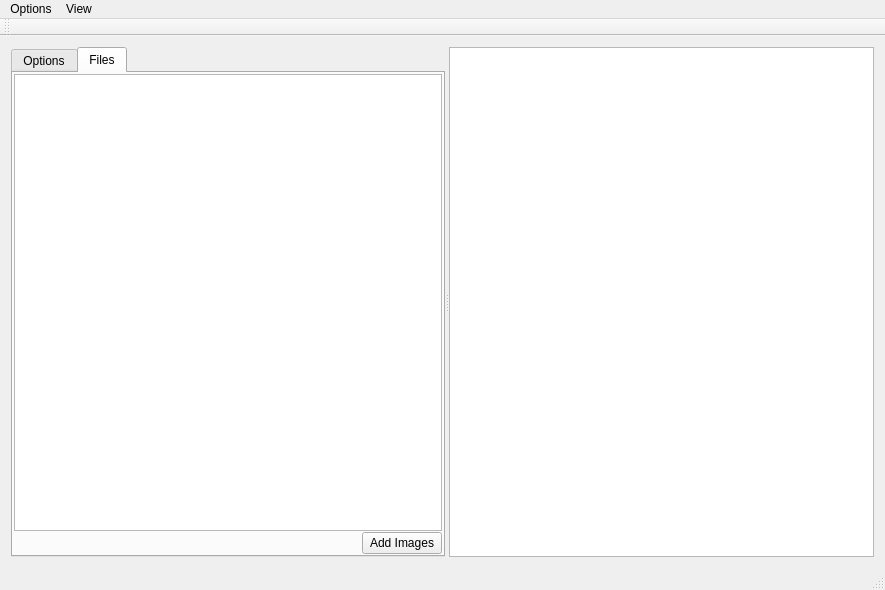
<?xml version="1.0" encoding="UTF-8"?>
<ui version="4.0">
 <class>MainWindow</class>
 <widget class="QMainWindow" name="MainWindow">
  <property name="geometry">
   <rect>
    <x>0</x>
    <y>0</y>
    <width>885</width>
    <height>590</height>
   </rect>
  </property>
  <property name="sizePolicy">
   <sizepolicy hsizetype="Preferred" vsizetype="Preferred">
    <horstretch>0</horstretch>
    <verstretch>0</verstretch>
   </sizepolicy>
  </property>
  <property name="windowTitle">
   <string>MainWindow</string>
  </property>
  <widget class="QWidget" name="centralWidget">
   <layout class="QGridLayout" name="gridLayout">
    <item row="0" column="0">
     <widget class="QSplitter" name="splitter">
      <property name="orientation">
       <enum>Qt::Horizontal</enum>
      </property>
      <widget class="QTabWidget" name="tabWidget">
       <property name="sizePolicy">
        <sizepolicy hsizetype="Minimum" vsizetype="Expanding">
         <horstretch>0</horstretch>
         <verstretch>0</verstretch>
        </sizepolicy>
       </property>
       <property name="tabPosition">
        <enum>QTabWidget::North</enum>
       </property>
       <property name="currentIndex">
        <number>1</number>
       </property>
       <widget class="QWidget" name="optionsTab">
        <property name="sizePolicy">
         <sizepolicy hsizetype="Minimum" vsizetype="Preferred">
          <horstretch>0</horstretch>
          <verstretch>0</verstretch>
         </sizepolicy>
        </property>
        <attribute name="title">
         <string>Options</string>
        </attribute>
        <widget class="QLabel" name="blockSizeLabel">
         <property name="geometry">
          <rect>
           <x>94</x>
           <y>6</y>
           <width>140</width>
           <height>16</height>
          </rect>
         </property>
         <property name="minimumSize">
          <size>
           <width>140</width>
           <height>0</height>
          </size>
         </property>
         <property name="maximumSize">
          <size>
           <width>140</width>
           <height>16777215</height>
          </size>
         </property>
         <property name="text">
          <string>Block size: 20</string>
         </property>
        </widget>
        <widget class="QSlider" name="blockSizeSlider">
         <property name="geometry">
          <rect>
           <x>6</x>
           <y>6</y>
           <width>84</width>
           <height>23</height>
          </rect>
         </property>
         <property name="minimum">
          <number>2</number>
         </property>
         <property name="maximum">
          <number>100</number>
         </property>
         <property name="value">
          <number>20</number>
         </property>
         <property name="orientation">
          <enum>Qt::Horizontal</enum>
         </property>
        </widget>
        <widget class="QLabel" name="searchWindowLabel">
         <property name="geometry">
          <rect>
           <x>94</x>
           <y>33</y>
           <width>140</width>
           <height>16</height>
          </rect>
         </property>
         <property name="minimumSize">
          <size>
           <width>140</width>
           <height>0</height>
          </size>
         </property>
         <property name="maximumSize">
          <size>
           <width>140</width>
           <height>16777215</height>
          </size>
         </property>
         <property name="text">
          <string>Search window size: 60</string>
         </property>
        </widget>
        <widget class="QSlider" name="searchWindowSlider">
         <property name="geometry">
          <rect>
           <x>6</x>
           <y>33</y>
           <width>84</width>
           <height>23</height>
          </rect>
         </property>
         <property name="minimum">
          <number>30</number>
         </property>
         <property name="maximum">
          <number>300</number>
         </property>
         <property name="value">
          <number>60</number>
         </property>
         <property name="orientation">
          <enum>Qt::Horizontal</enum>
         </property>
        </widget>
        <widget class="QWidget" name="layoutWidget">
         <property name="geometry">
          <rect>
           <x>20</x>
           <y>60</y>
           <width>208</width>
           <height>24</height>
          </rect>
         </property>
         <layout class="QHBoxLayout" name="horizontalLayout_2">
          <item>
           <widget class="QCheckBox" name="coeficientCheck">
            <property name="text">
             <string>Use Coeficient</string>
            </property>
           </widget>
          </item>
          <item>
           <widget class="QLineEdit" name="coeficientInput">
            <property name="enabled">
             <bool>false</bool>
            </property>
            <property name="frame">
             <bool>true</bool>
            </property>
           </widget>
          </item>
         </layout>
        </widget>
       </widget>
       <widget class="QWidget" name="filesTab">
        <property name="sizePolicy">
         <sizepolicy hsizetype="Minimum" vsizetype="Preferred">
          <horstretch>0</horstretch>
          <verstretch>0</verstretch>
         </sizepolicy>
        </property>
        <attribute name="title">
         <string>Files</string>
        </attribute>
        <layout class="QGridLayout" name="gridLayout_3">
         <property name="margin">
          <number>1</number>
         </property>
         <property name="spacing">
          <number>1</number>
         </property>
         <item row="1" column="0">
          <layout class="QHBoxLayout" name="horizontalLayout">
           <item>
            <spacer name="horizontalSpacer">
             <property name="orientation">
              <enum>Qt::Horizontal</enum>
             </property>
             <property name="sizeHint" stdset="0">
              <size>
               <width>40</width>
               <height>20</height>
              </size>
             </property>
            </spacer>
           </item>
           <item>
            <widget class="QPushButton" name="addImagesButton">
             <property name="text">
              <string>Add Images</string>
             </property>
            </widget>
           </item>
          </layout>
         </item>
         <item row="0" column="0">
          <widget class="QListWidget" name="filesListWidget">
           <property name="alternatingRowColors">
            <bool>true</bool>
           </property>
           <property name="sortingEnabled">
            <bool>true</bool>
           </property>
          </widget>
         </item>
        </layout>
       </widget>
      </widget>
      <widget class="MovementScene" name="imageDisplayer">
       <property name="sizePolicy">
        <sizepolicy hsizetype="Expanding" vsizetype="Preferred">
         <horstretch>0</horstretch>
         <verstretch>0</verstretch>
        </sizepolicy>
       </property>
       <property name="minimumSize">
        <size>
         <width>400</width>
         <height>0</height>
        </size>
       </property>
      </widget>
     </widget>
    </item>
   </layout>
  </widget>
  <widget class="QMenuBar" name="menuBar">
   <property name="geometry">
    <rect>
     <x>0</x>
     <y>0</y>
     <width>885</width>
     <height>20</height>
    </rect>
   </property>
   <widget class="QMenu" name="menuOptions">
    <property name="title">
     <string>Options</string>
    </property>
    <widget class="QMenu" name="menuClear">
     <property name="title">
      <string>Clear</string>
     </property>
     <addaction name="actionImages"/>
     <addaction name="action_Movement"/>
     <addaction name="actionSearch_Window"/>
    </widget>
    <addaction name="actionRun"/>
    <addaction name="actionClear_Vectors"/>
    <addaction name="menuClear"/>
   </widget>
   <widget class="QMenu" name="menuView">
    <property name="title">
     <string>View</string>
    </property>
    <addaction name="actionGrid"/>
   </widget>
   <addaction name="menuOptions"/>
   <addaction name="menuView"/>
  </widget>
  <widget class="QToolBar" name="mainToolBar">
   <attribute name="toolBarArea">
    <enum>TopToolBarArea</enum>
   </attribute>
   <attribute name="toolBarBreak">
    <bool>false</bool>
   </attribute>
  </widget>
  <widget class="QStatusBar" name="statusBar"/>
  <action name="actionRun">
   <property name="text">
    <string>Run</string>
   </property>
   <property name="shortcut">
    <string>Ctrl+R</string>
   </property>
  </action>
  <action name="actionClear_Vectors">
   <property name="text">
    <string>Clear Vectors</string>
   </property>
   <property name="shortcut">
    <string>Ctrl+K</string>
   </property>
  </action>
  <action name="actionImages">
   <property name="text">
    <string>Images</string>
   </property>
  </action>
  <action name="action_Movement">
   <property name="text">
    <string>Movement</string>
   </property>
  </action>
  <action name="actionSearch_Window">
   <property name="text">
    <string>Search Window</string>
   </property>
  </action>
  <action name="actionGrid">
   <property name="checkable">
    <bool>true</bool>
   </property>
   <property name="checked">
    <bool>true</bool>
   </property>
   <property name="text">
    <string>Grid</string>
   </property>
  </action>
 </widget>
 <layoutdefault spacing="6" margin="11"/>
 <customwidgets>
  <customwidget>
   <class>MovementScene</class>
   <extends>QGraphicsView</extends>
   <header location="global">movementscene.h</header>
  </customwidget>
 </customwidgets>
 <resources/>
 <connections/>
</ui>
